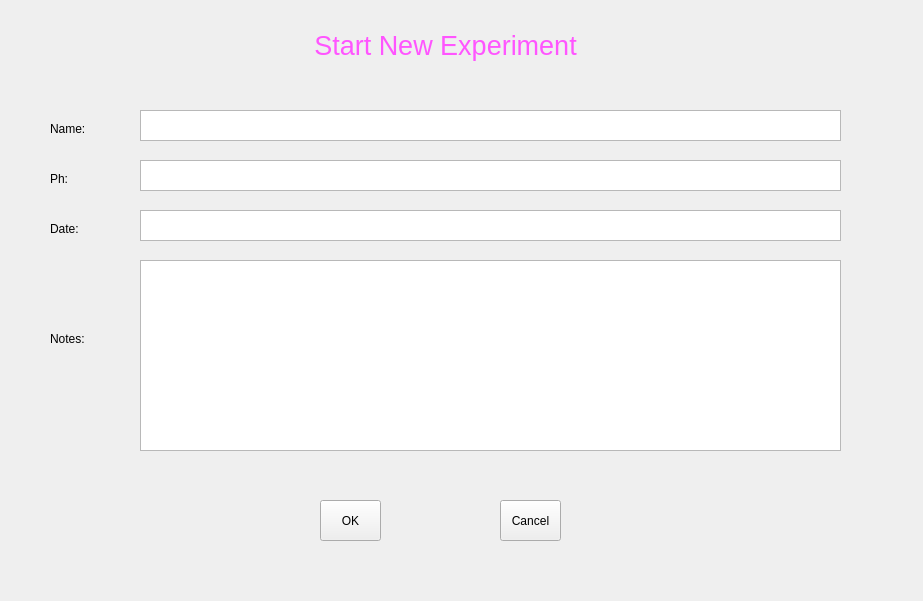
<?xml version="1.0" encoding="UTF-8"?>
<ui version="4.0">
 <class>Form</class>
 <widget class="QWidget" name="Form">
  <property name="geometry">
   <rect>
    <x>0</x>
    <y>0</y>
    <width>923</width>
    <height>601</height>
   </rect>
  </property>
  <property name="windowTitle">
   <string>New Experiment</string>
  </property>
  <property name="windowIcon">
   <iconset>
    <normaloff>microbiology.jpg</normaloff>microbiology.jpg</iconset>
  </property>
  <widget class="QLabel" name="label_2">
   <property name="geometry">
    <rect>
     <x>130</x>
     <y>20</y>
     <width>631</width>
     <height>51</height>
    </rect>
   </property>
   <property name="text">
    <string>&lt;html&gt;&lt;head/&gt;&lt;body&gt;&lt;p align=&quot;center&quot;&gt;&lt;span style=&quot; font-size:20pt; color:#ff55ff;&quot;&gt;Start New Experiment&lt;/span&gt;&lt;/p&gt;&lt;/body&gt;&lt;/html&gt;</string>
   </property>
   <property name="textFormat">
    <enum>Qt::RichText</enum>
   </property>
   <property name="wordWrap">
    <bool>true</bool>
   </property>
  </widget>
  <widget class="QLabel" name="label">
   <property name="geometry">
    <rect>
     <x>50</x>
     <y>120</y>
     <width>69</width>
     <height>17</height>
    </rect>
   </property>
   <property name="text">
    <string>Name:</string>
   </property>
  </widget>
  <widget class="QLabel" name="label_3">
   <property name="geometry">
    <rect>
     <x>50</x>
     <y>170</y>
     <width>69</width>
     <height>17</height>
    </rect>
   </property>
   <property name="text">
    <string>Ph:</string>
   </property>
  </widget>
  <widget class="QLabel" name="label_4">
   <property name="geometry">
    <rect>
     <x>50</x>
     <y>220</y>
     <width>69</width>
     <height>17</height>
    </rect>
   </property>
   <property name="text">
    <string>Date:</string>
   </property>
  </widget>
  <widget class="QLabel" name="label_5">
   <property name="geometry">
    <rect>
     <x>50</x>
     <y>330</y>
     <width>69</width>
     <height>17</height>
    </rect>
   </property>
   <property name="text">
    <string>Notes:</string>
   </property>
  </widget>
  <widget class="QTextEdit" name="textEdit">
   <property name="geometry">
    <rect>
     <x>140</x>
     <y>110</y>
     <width>701</width>
     <height>31</height>
    </rect>
   </property>
  </widget>
  <widget class="QTextEdit" name="textEdit_2">
   <property name="geometry">
    <rect>
     <x>140</x>
     <y>160</y>
     <width>701</width>
     <height>31</height>
    </rect>
   </property>
  </widget>
  <widget class="QTextEdit" name="textEdit_3">
   <property name="geometry">
    <rect>
     <x>140</x>
     <y>210</y>
     <width>701</width>
     <height>31</height>
    </rect>
   </property>
  </widget>
  <widget class="QTextEdit" name="textEdit_4">
   <property name="geometry">
    <rect>
     <x>140</x>
     <y>260</y>
     <width>701</width>
     <height>191</height>
    </rect>
   </property>
  </widget>
  <widget class="QPushButton" name="pushButton">
   <property name="geometry">
    <rect>
     <x>320</x>
     <y>500</y>
     <width>61</width>
     <height>41</height>
    </rect>
   </property>
   <property name="text">
    <string>OK</string>
   </property>
  </widget>
  <widget class="QPushButton" name="pushButton_2">
   <property name="geometry">
    <rect>
     <x>500</x>
     <y>500</y>
     <width>61</width>
     <height>41</height>
    </rect>
   </property>
   <property name="text">
    <string>Cancel</string>
   </property>
  </widget>
 </widget>
 <resources/>
 <connections/>
</ui>
